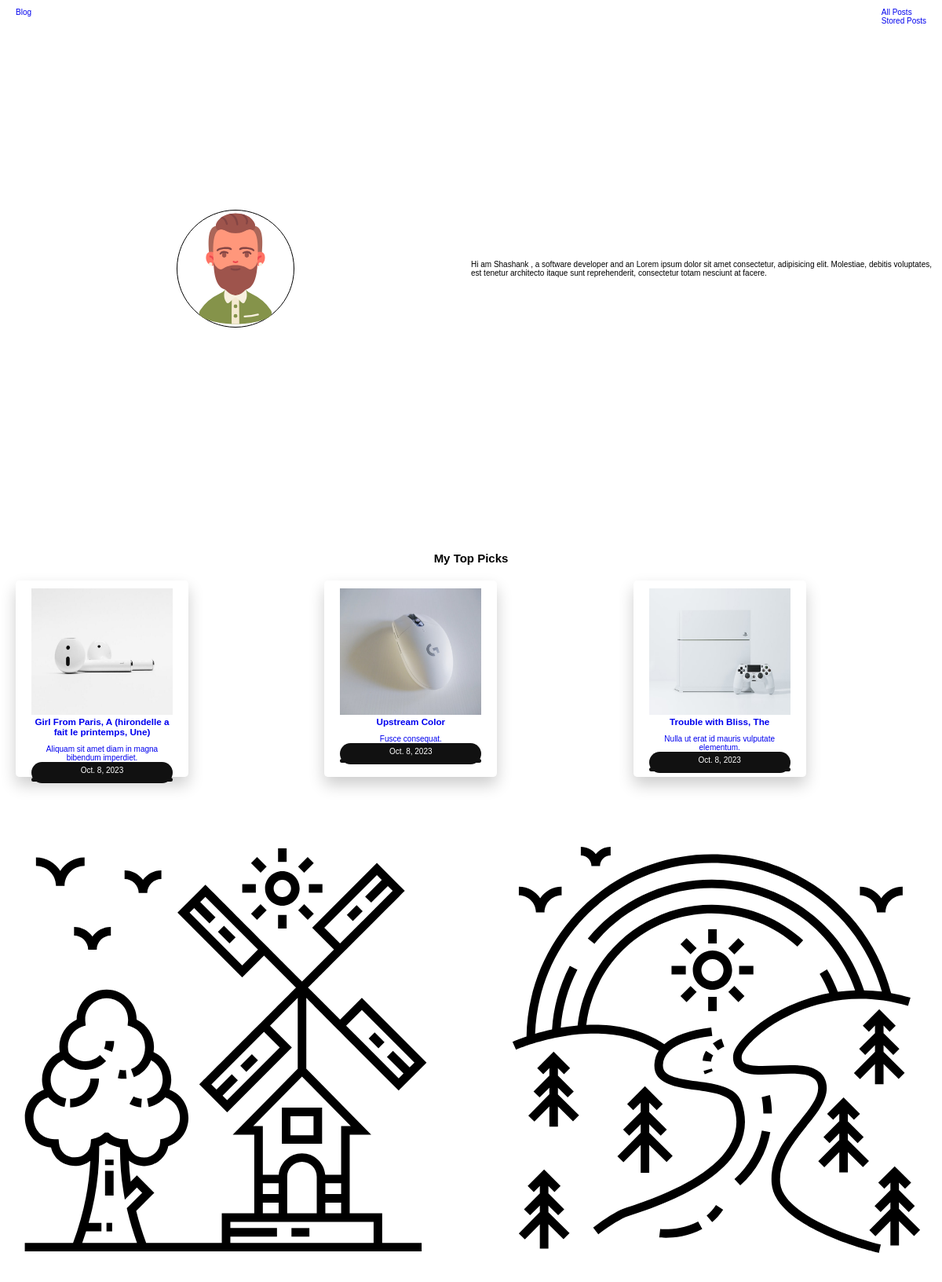
The page / on the database its author committed.
### blog/models.py (models this page shows, shortened)
class Post(models.Model):
  title = models.CharField(max_length=150)
  excerpt= models.CharField(max_length=200)
  image = models.ImageField(upload_to="posts", null=True)
  image_name = models.CharField(max_length=100, null=True)
  date = models.DateField(auto_now=True)
  slug = models.SlugField(unique=True, db_index=True)
  content = models.TextField(validators=[MinLengthValidator(10)])
  author = models.ForeignKey(Author,on_delete=models.SET_NULL, related_name="posts",null=True)
  tags = models.ManyToManyField(Tag,null=False)

### blog/views.py (the view)
# urls.py: path("", views.StartingPageView.as_view(),name="starting-page"),
class StartingPageView(ListView):
    template_name = "blog/index.html"
    model = Post
    ordering = ["-date"]
    context_object_name = "latest_posts"
    def get_queryset(self):
        queryset = super().get_queryset()
        data = queryset[:3]
        return data

### blog/templates/blog/index.html (shortened to what this page needs)
{% extends "index.html" %}
{% load static %}
{% block css_files %}
<link rel="stylesheet" href="{% static "blog/index.css" %}">
{% endblock css_files %}
{% block content %}
{% include "blog/includes/navigation.html" %}
<section class="introduction">
  <div class="img-container">
    <div class="img">
      <img src="{% static "blog/images/014-freelancer.svg" %}" alt=""/>
    </div>
  </div>
  <div class="introduction_content">
    <p>Hi am Shashank , a software developer and an Lorem ipsum dolor sit amet consectetur, adipisicing elit. Molestiae,
      debitis voluptates, est tenetur architecto itaque sunt
      reprehenderit, consectetur totam nesciunt at facere.</p>
  </div>
</section>
<section class="top-posts">
  <h1>My Top Picks</h1>
  <ul class="top-posts_list">
     {% for post in latest_posts %}
    {% include "blog/includes/post-preview.html" %}
    {% endfor %}
  </ul>
</section>
<section class="journey">
  <div class="journey_container">
    <div class="single-journey"><img src="{% static "blog/images/028-windmill.svg" %}" alt=""/></div>
    <div class="single-journey"><img src="{% static "blog/images/023-rainbow.svg" %}" alt=""/></div>
  </div>
</section>
{% endblock content %}

### blog/templates/blog/includes/post-preview.html (shortened to what this page needs)
{% load static %}
<li class="top-posts_list_single">
  <a href="{% url "post-detail-page" post.slug %}">
    {% if post.image %}
  <img src="{{post.image.url}}" alt="" />
    {% else %}
  <img src="{% static "blog/images/natur-img6.jpg"%}" alt="" />
    {% endif %}
  <h3 style="margin-bottom:1rem" >{{post.title}}</h3>
  <p>{{post.content}}
  </p>
  <time>{{post.date}}<time>
    </a>
</li>

### static/style.css (style rules this page uses)
* { margin: 0; padding: 0; box-sizing: border-box; }
html { font-size: 62.5%; }
body { font-family: sans-serif; }
ul { list-style: none; }
a { text-decoration: none; }
.introduction { height: 75vh; display: grid; grid-template-columns: repeat(2, 1fr); margin-bottom: 6rem; }
.img-container, .introduction_content { height: 100%; display: flex; justify-content: center; align-items: center; }
.img { height: 15rem; width: 15rem; border:1px solid black; border-radius: 50%; background-repeat: no-repeat; }
img { width: 100%; }
.top-posts { margin-bottom: 6rem; }
.top-posts h1 { text-align: center; margin-bottom: 1rem; }
.top-posts_list { padding: 1rem 2rem; display: grid; grid-template-columns: repeat(3,1fr); gap: 2rem; }
.top-posts_list_single { width: 22rem; height: 100%; border-radius: 2%; text-align: center; box-shadow: 0 10px 20px rgba(0, 0, 0, 0.2) ; padding: 1rem 2rem; }
.top-posts_list_single img { height: 70%; width: 100%; }
.top-posts_list_single time { background-color: #111; color: #fff; display: inline-block; width: 100%; padding-top: 0.5rem; border-radius: 999px; }
.journey { height: 70vh; padding: 1rem 2rem; margin-bottom: 6rem; }
.journey_container { display: grid; grid-template-columns: 1fr 1fr; gap: 9rem; height: 80%; }
.single-journey { height: 100%; }

### rows shown on the page
Post: image (picture), title "Girl From Paris, A (hirondelle a fait le printemps, Une)", content "Aliquam sit amet diam in magna bibendum imperdiet.", date "Oct. 8, 2023"
Post: image (picture), title "Upstream Color", content "Fusce consequat.", date "Oct. 8, 2023"
Post: image (picture), title "Trouble with Bliss, The", content "Nulla ut erat id mauris vulputate elementum.", date "Oct. 8, 2023"
